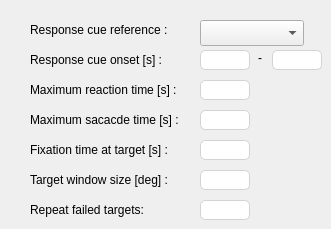
    <widget class="QWidget" name="tab_2">
     <attribute name="title">
      <string>Response</string>
     </attribute>
     <widget class="QLineEdit" name="max_rtime">
      <property name="geometry">
       <rect>
        <x>200</x>
        <y>80</y>
        <width>50</width>
        <height>20</height>
       </rect>
      </property>
      <property name="focusPolicy">
       <enum>Qt::StrongFocus</enum>
      </property>
      <property name="toolTip">
       <string>The maximum time for the monkey to start making a response</string>
      </property>
      <property name="styleSheet">
       <string notr="true">border: 1px solid lightgray;
border-radius: 5px</string>
      </property>
     </widget>
     <widget class="QLabel" name="label_35">
      <property name="geometry">
       <rect>
        <x>30</x>
        <y>80</y>
        <width>161</width>
        <height>20</height>
       </rect>
      </property>
      <property name="text">
       <string>Maximum reaction time [s] :</string>
      </property>
     </widget>
     <widget class="QLineEdit" name="response_cue_onset_min">
      <property name="geometry">
       <rect>
        <x>200</x>
        <y>50</y>
        <width>50</width>
        <height>20</height>
       </rect>
      </property>
      <property name="focusPolicy">
       <enum>Qt::StrongFocus</enum>
      </property>
      <property name="toolTip">
       <string>The time at which the response cue is presented. For a passive task (i.e. response condition is &quot;Maintain fixation&quot;), it represents the time at which the monkey is rewarded</string>
      </property>
      <property name="styleSheet">
       <string notr="true">border: 1px solid lightgray;
border-radius: 5px</string>
      </property>
     </widget>
     <widget class="QLabel" name="label_36">
      <property name="geometry">
       <rect>
        <x>30</x>
        <y>50</y>
        <width>161</width>
        <height>20</height>
       </rect>
      </property>
      <property name="text">
       <string>Response cue onset [s] :</string>
      </property>
     </widget>
     <widget class="QLabel" name="label_37">
      <property name="geometry">
       <rect>
        <x>30</x>
        <y>110</y>
        <width>161</width>
        <height>20</height>
       </rect>
      </property>
      <property name="text">
       <string>Maximum sacacde time [s] :</string>
      </property>
     </widget>
     <widget class="QLineEdit" name="max_saccade_time">
      <property name="geometry">
       <rect>
        <x>200</x>
        <y>110</y>
        <width>50</width>
        <height>20</height>
       </rect>
      </property>
      <property name="focusPolicy">
       <enum>Qt::StrongFocus</enum>
      </property>
      <property name="toolTip">
       <string>The maximum time for the monkey to reach the target</string>
      </property>
      <property name="styleSheet">
       <string notr="true">border: 1px solid lightgray;
border-radius: 5px</string>
      </property>
     </widget>
     <widget class="QLabel" name="label_38">
      <property name="geometry">
       <rect>
        <x>30</x>
        <y>140</y>
        <width>161</width>
        <height>20</height>
       </rect>
      </property>
      <property name="text">
       <string>Fixation time at target [s] :</string>
      </property>
     </widget>
     <widget class="QLineEdit" name="target_fix_time">
      <property name="geometry">
       <rect>
        <x>200</x>
        <y>140</y>
        <width>50</width>
        <height>20</height>
       </rect>
      </property>
      <property name="focusPolicy">
       <enum>Qt::StrongFocus</enum>
      </property>
      <property name="toolTip">
       <string>The mimimum amount of time the monkey needs to fixate at the target to be rewarded</string>
      </property>
      <property name="styleSheet">
       <string notr="true">border: 1px solid lightgray;
border-radius: 5px</string>
      </property>
     </widget>
     <widget class="QLabel" name="label_39">
      <property name="geometry">
       <rect>
        <x>30</x>
        <y>20</y>
        <width>161</width>
        <height>20</height>
       </rect>
      </property>
      <property name="text">
       <string>Response cue reference :</string>
      </property>
     </widget>
     <widget class="QComboBox" name="response_cue_ref">
      <property name="geometry">
       <rect>
        <x>200</x>
        <y>20</y>
        <width>104</width>
        <height>26</height>
       </rect>
      </property>
      <property name="toolTip">
       <string>The reference for response cue onset</string>
      </property>
     </widget>
     <widget class="QLabel" name="label_42">
      <property name="geometry">
       <rect>
        <x>30</x>
        <y>170</y>
        <width>161</width>
        <height>20</height>
       </rect>
      </property>
      <property name="text">
       <string>Target window size [deg] :</string>
      </property>
     </widget>
     <widget class="QLineEdit" name="target_window_size">
      <property name="geometry">
       <rect>
        <x>200</x>
        <y>170</y>
        <width>50</width>
        <height>20</height>
       </rect>
      </property>
      <property name="focusPolicy">
       <enum>Qt::StrongFocus</enum>
      </property>
      <property name="toolTip">
       <string>The window around the target in which the response sacacde should fall</string>
      </property>
      <property name="styleSheet">
       <string notr="true">border: 1px solid lightgray;
border-radius: 5px</string>
      </property>
     </widget>
     <widget class="QLineEdit" name="response_cue_onset_max">
      <property name="geometry">
       <rect>
        <x>272</x>
        <y>50</y>
        <width>50</width>
        <height>20</height>
       </rect>
      </property>
      <property name="focusPolicy">
       <enum>Qt::StrongFocus</enum>
      </property>
      <property name="toolTip">
       <string>The time at which the response cue is presented. For a passive task (i.e. response condition is &quot;Maintain fixation&quot;), it represents the time at which the monkey is rewarded</string>
      </property>
      <property name="styleSheet">
       <string notr="true">border: 1px solid lightgray;
border-radius: 5px</string>
      </property>
     </widget>
     <widget class="QLabel" name="label_43">
      <property name="geometry">
       <rect>
        <x>252</x>
        <y>50</y>
        <width>16</width>
        <height>16</height>
       </rect>
      </property>
      <property name="text">
       <string>-</string>
      </property>
      <property name="alignment">
       <set>Qt::AlignCenter</set>
      </property>
     </widget>
     <widget class="QLabel" name="label_44">
      <property name="geometry">
       <rect>
        <x>30</x>
        <y>200</y>
        <width>161</width>
        <height>20</height>
       </rect>
      </property>
      <property name="text">
       <string>Repeat failed targets:</string>
      </property>
     </widget>
     <widget class="QLineEdit" name="repeat_failed_targets">
      <property name="geometry">
       <rect>
        <x>200</x>
        <y>200</y>
        <width>50</width>
        <height>20</height>
       </rect>
      </property>
      <property name="focusPolicy">
       <enum>Qt::StrongFocus</enum>
      </property>
      <property name="toolTip">
       <string>The maximum number of times to repeat a failed target</string>
      </property>
      <property name="styleSheet">
       <string notr="true">border: 1px solid lightgray;
border-radius: 5px</string>
      </property>
     </widget>
    </widget>
